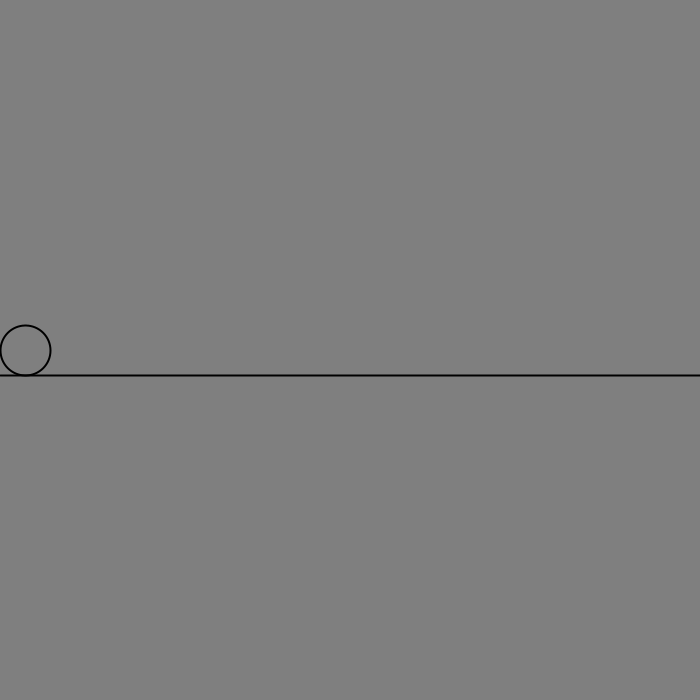
Frame 1 (no input)
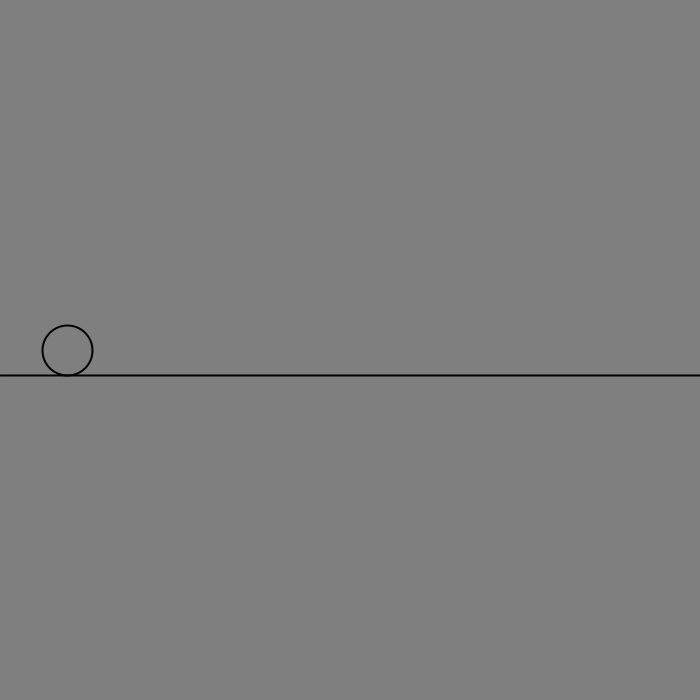
Frame 60 (the mouse pressed at the canvas centre just before this capture)
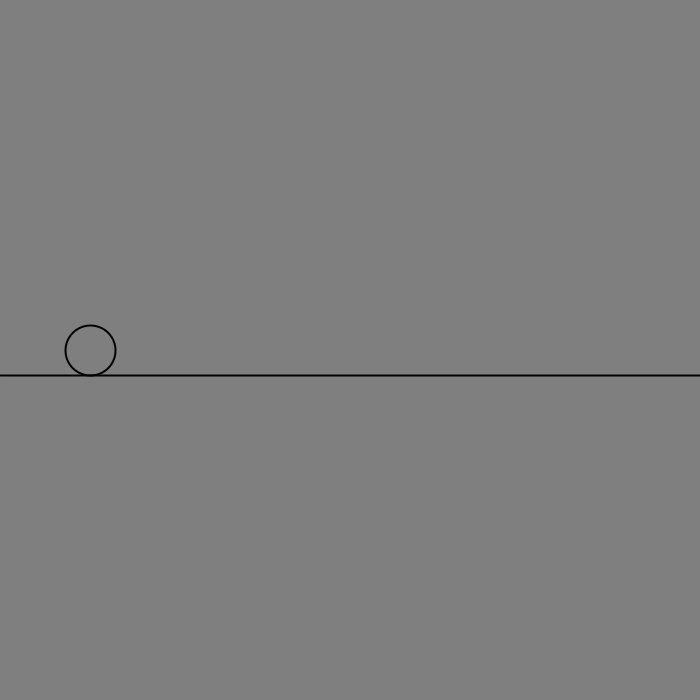
Frame 120 (the mouse held since frame 60 and released just before this capture)

The Processing sketch that drew these frames (run headless with seeded random() and noise(); from frame 60 on, the mouse is pressed at the canvas centre):

// Processing sketch: forces_friction
// ── forces_friction.pde
// friction = -1 * c * net_force * unit_velocity
// In this example net_force = 1

Mover m;

void setup() {
    size(700, 700);
    m = new Mover();
}

void draw() {
    background(127);

    if(mousePressed){
        println("mouse pressed");
        PVector friction = m.velocity.get();
        friction.normalize();

        float ice_friction = -0.01;
        friction.mult(ice_friction);

        m.applyForce(friction);
    }
    

    m.update();
    m.display();
    m.edge();
}


class Mover{
    PVector location;
    PVector velocity;
    PVector acceleration;

    float mass;
    float radius;

    Mover(){
        location = new PVector(0, height/2);
        velocity = new PVector(0.7, 0);
        acceleration = new PVector(0, 0);

        mass = 1;
        radius = (mass * 50) / 2;
    }

    void applyForce(PVector force){
        PVector f = PVector.div(force, mass);
        acceleration.add(f);
    }

    void update(){
        velocity.add(acceleration);
        location.add(velocity);

        acceleration.mult(0);
    }

    void display(){

        

        stroke(0);
        strokeWeight(2);
        fill(127);

        ellipse((location.x + radius), location.y, radius*2, radius*2);

        fill(255);
        line(0, (height/2 + radius), width, (height/2 + radius));

    }

    void edge(){
        if((location.x + radius*2) > width){
            location.x = width - radius*2;
            velocity.mult(0);
        }
    }
}
